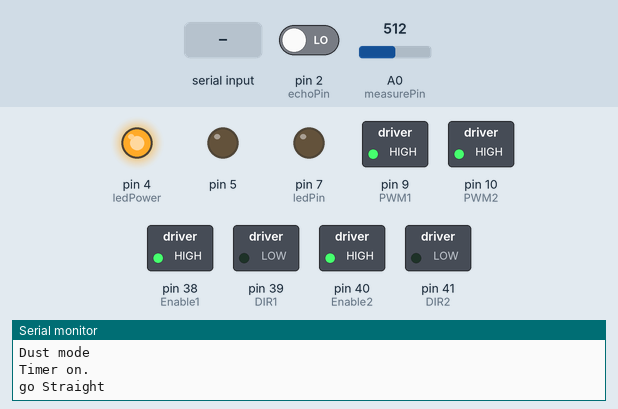
This sketch was run on a simulated Arduino Mega 2560, built with avr-gcc and run on an emulated ATmega2560. Parts: switched loads named in the sketch (green lamp = pin HIGH), output pins drawn as LEDs (lit = HIGH), the last lines printed to the serial monitor. Inputs (shaded band) come from the test bench; at power-on: A0 (measurePin) = 512, pin 2 (echoPin) LOW. Pins used as bus, display or sensor lines are not drawn.

Above: at 1.2 s.
1.3 s: A0 (measurePin) set to 155
At 2.8 s:
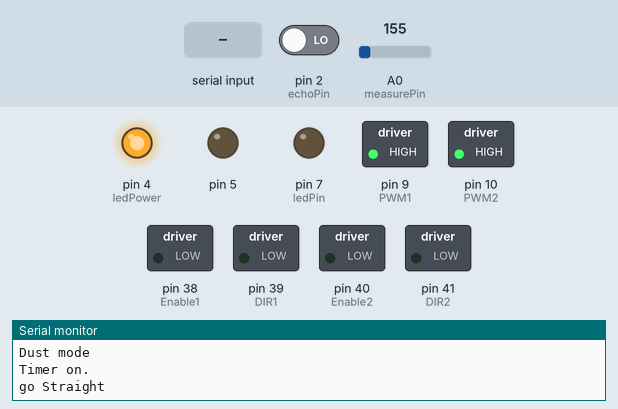
7.7 s: A0 (measurePin) set to 132
At 14.0 s:
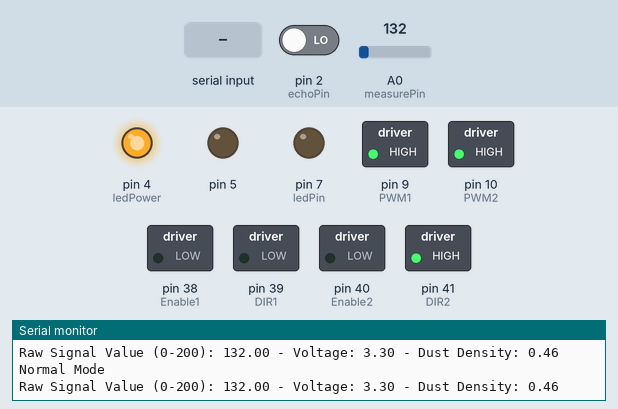
15.0 s: "1" received over the second serial link
At 18.0 s:
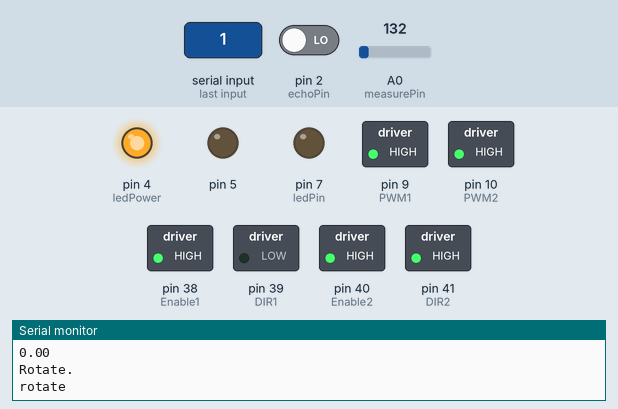
Timing chart, 0 to 25.7 s (numbered marks = the images above; inputs shaded):
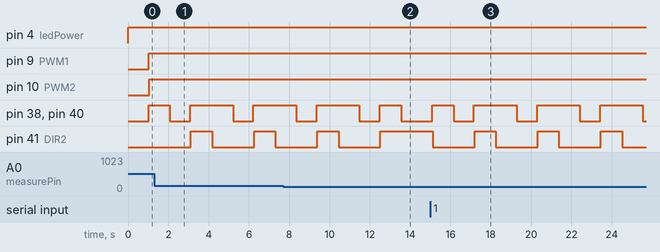

Measured:
- the behaviour switches between 142 and 141 on A0 (measurePin) (found by bisection; images 1 and 2)
- after the input at 7.7 s, pin 38 (Enable1), pin 40 (Enable2): goes on until 13.5 s, then stays LOW; pin 41 (DIR2): goes on until 12.5 s, then stays HIGH
- after the input at 15.0 s, pin 38 (Enable1), pin 40 (Enable2): LOW → HIGH after 0.09 s, then repeats every 3.1 s: LOW 1.0 s, HIGH 2.1 s; pin 41 (DIR2): alternates HIGH for 1.1 s and LOW for 2.1 s, starting after 0.12 s
- by itself, pin 38 (Enable1), pin 40 (Enable2): alternates HIGH for 2.1 s and LOW for 1.0 s
- by itself, pin 41 (DIR2): alternates HIGH for 1.1 s and LOW for 2.1 s

The sketch:

robotCleaner.ino
```cpp
#define HC06 Serial3
int trigPin = 3;
int echoPin = 2;
long long time_previous, time_current;

int Enable1 = 38;
int Enable2 = 40;
int PWM1 = 9;
int PWM2 = 10;
int DIR1 = 39;
int DIR2 = 41;

boolean direction = true;


int measurePin = 0; //Connect dust sensor to Arduino A0 pin
int ledPower = 4;   //Connect 3 led driver pins of dust sensor to Arduino D2
int ledPin = 7;
int samplingTime = 280;
int deltaTime = 40;
int sleepTime = 9680;

float voMeasured = 0;
float calcVoltage = 0;
float dustDensity = 0;

void goStraight(void)
{
  Serial.println("go Straight");
  digitalWrite(Enable1, HIGH);
  digitalWrite(Enable2, HIGH);

  digitalWrite(DIR1, LOW);
  analogWrite(PWM1, 255);
  delay(30);
  digitalWrite(DIR2, LOW);
  analogWrite(PWM2, 255);
  delay(30);

  delay(1000);
  digitalWrite(Enable1, LOW);
  digitalWrite(Enable2, LOW);
}

void rotate(void)
{
  Serial.println("rotate");
  digitalWrite(Enable1, HIGH);
  digitalWrite(Enable2, HIGH);

  digitalWrite(DIR1, LOW);
  analogWrite(PWM1, 255);
  delay(30);
  digitalWrite(DIR2, HIGH);
  analogWrite(PWM2, 255);
  delay(30);

  delay(1000);
  digitalWrite(Enable1, LOW);
  digitalWrite(Enable2, LOW);
}

float distance(void)
{
  digitalWrite(trigPin,HIGH);
  delay(10);
  digitalWrite(trigPin,LOW);
  float duration = pulseIn(echoPin,HIGH);
  float distance = duration * 340 / 10000 /2;
  Serial.println(distance);

  return distance;
}

void powerOn(void) {
  while(1) {
    Serial.println("Power On.");
    goStraight();

    if( distance() < 10 ) {
      Serial.println("Rotate.");
      rotate();
    }

    if( HC06.available()){
      char data1 = HC06.read();
      if( data1 == '1')
        return;
    }
  }
  return;
}

void timer(void) {
  while(true){
    time_current = millis();
    if(time_current - time_previous >= 10000)
      break;
    Serial.println("Timer on.");
    goStraight();

    if( distance() < 10 ) {
      Serial.println("Rotate.");
      rotate();
    }
    if( HC06.available()){
      char data2 = HC06.read();
      if( data2 == '0')
        break;
    }
   }
  return;
}

void powerOff(void){

}
int DustSensor(){
  digitalWrite(ledPower,LOW); // power on the LED
  delayMicroseconds(samplingTime);

  voMeasured = analogRead(measurePin); // read the dust value
  delayMicroseconds(deltaTime);
  digitalWrite(ledPower,HIGH); // turn the LED off
  delayMicroseconds(sleepTime);

  // 0 - 5V mapped to 0 - 1023 integer values
  // recover voltage
  calcVoltage = voMeasured * (5.0 / 200);

  dustDensity = 0.17 * calcVoltage - 0.1;

  Serial.print("Raw Signal Value (0-200): ");
  Serial.print(voMeasured);
  Serial.print(" - Voltage: ");
  Serial.print(calcVoltage);
  Serial.print(" - Dust Density: ");
  Serial.println(dustDensity); // unit: mg/m3

  if(dustDensity >= 0.5){
    delay(1000);
    return 3;
  }
  else
    return 0;
}


void setup()
{
  Serial.begin(9600);
  HC06.begin(9600);

  pinMode(Enable1, OUTPUT);
  pinMode(Enable2, OUTPUT);
  pinMode(PWM1, OUTPUT);
  pinMode(DIR1, OUTPUT);
  pinMode(PWM2, OUTPUT);
  pinMode(DIR2, OUTPUT);

  pinMode(ledPower,OUTPUT);
  pinMode(ledPin,OUTPUT);

  pinMode(trigPin, OUTPUT);
  pinMode(echoPin, INPUT);
  pinMode(5, OUTPUT);

  time_previous = millis();
}

void loop()
{
  Serial.println("Normal Mode");

  while(HC06.available())
  {
    char data = HC06.read();
    Serial.println(data);
    time_previous = millis();
    if( data == '1')
      powerOn();
    if( data == '2')
      timer();
  }
  if ( DustSensor() == 3){
    Serial.println("Dust mode");
    time_previous = millis();
    timer();
  }

}
```
